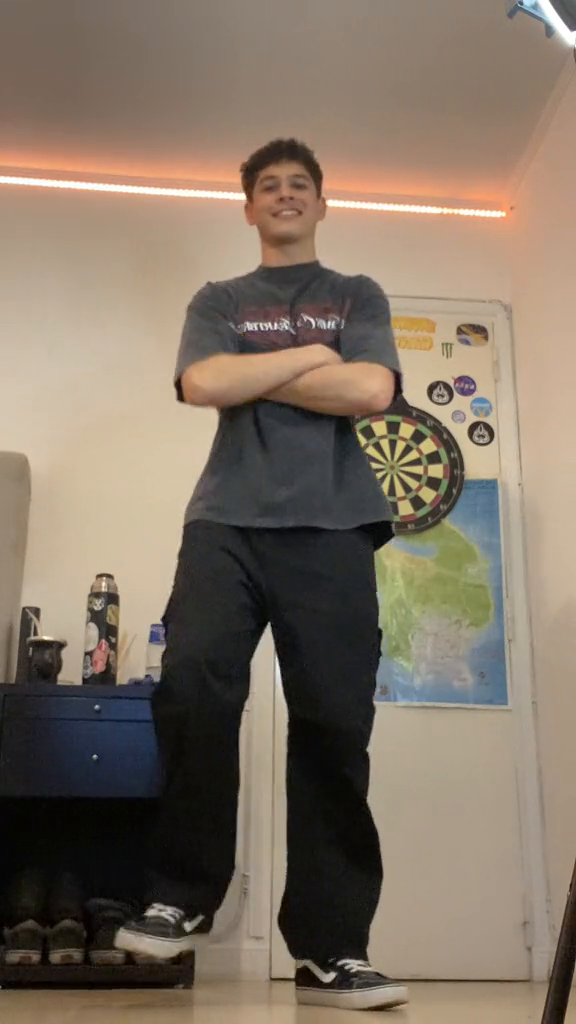
#> input picture frame 36 of vid2densepose/sample_videos/input_video.mp4, 576 x 1024 px, given in place of girl_kemu3_768_dense.mp4, which was not available
$ python extract_frame.py
#> lines starting #> are read from the running program, lines starting #| are printed output that depends on the picture
import cv2
import os

# 按step抽取mp4的帧保存到一个新文件夹中
# 视频文件路径
video_path = '/raid/cvg_data/lurenjie/animatediff-cli-prompt-travel/projects/girl_kemu3/girl_kemu3_768_dense.mp4'
# 保存帧的文件夹路径
output_folder = '/raid/cvg_data/lurenjie/animatediff-cli-prompt-travel/projects/girl_kemu3/dense_images'
# 指定的步长
step = 1
# 指定的帧缩放尺寸
target_width = 768
target_height = 1024

# 创建保存帧的文件夹
if not os.path.exists(output_folder):
    os.makedirs(output_folder)

# 打开视频文件
cap = cv2.VideoCapture(video_path)

if not cap.isOpened():
    print("无法打开视频文件")
    exit()

frame_count = 0
num = 0

while True:
    ret, frame = cap.read()
#> frame is the input picture: shape (1024, 576, 3); mean B, G, R 100.3, 115.5, 130

    if not ret:
        break

    frame_count += 1

    if frame_count % step == 0:
        # 缩放帧
        resized_frame = cv2.resize(frame, (target_width, target_height))
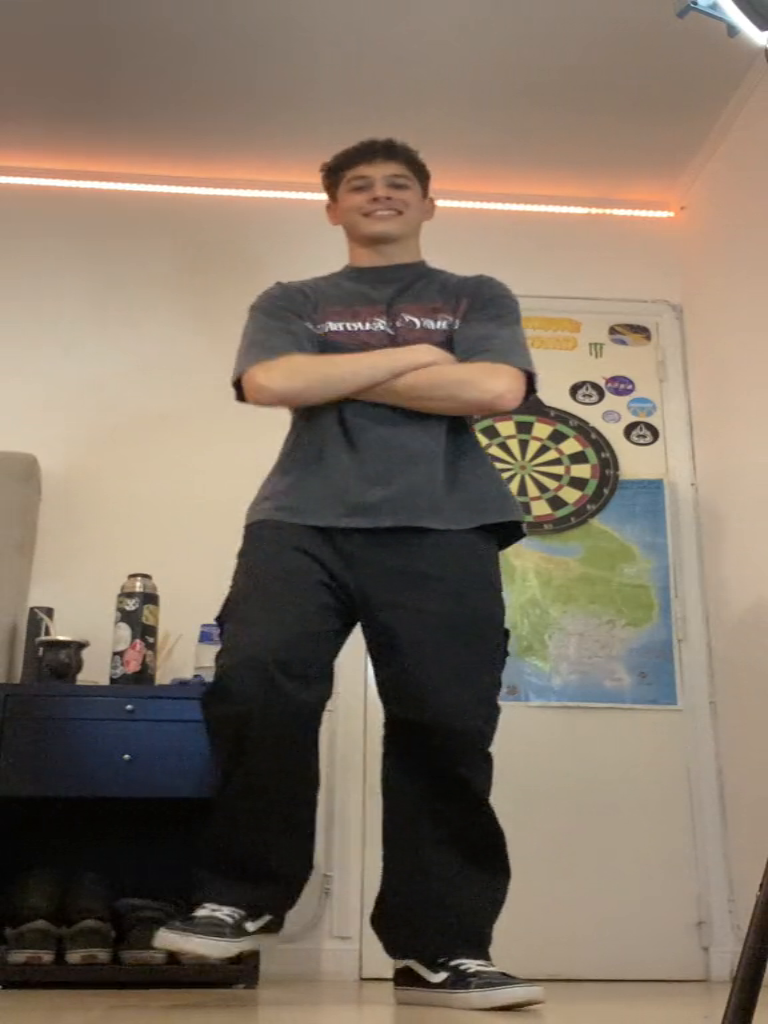
#> resized_frame: shape (1024, 768, 3); mean B, G, R 100.3, 115.5, 130
        # 生成帧文件名
        frame_filename = os.path.join(output_folder, f'{num:08}.png')
        # 保存帧
        cv2.imwrite(frame_filename, resized_frame)
        num += 1

# 释放视频对象
cap.release()
cv2.destroyAllWindows()

print(f"提取并保存了 {frame_count} 帧到文件夹 {output_folder}")

$ run again, starting later in the video
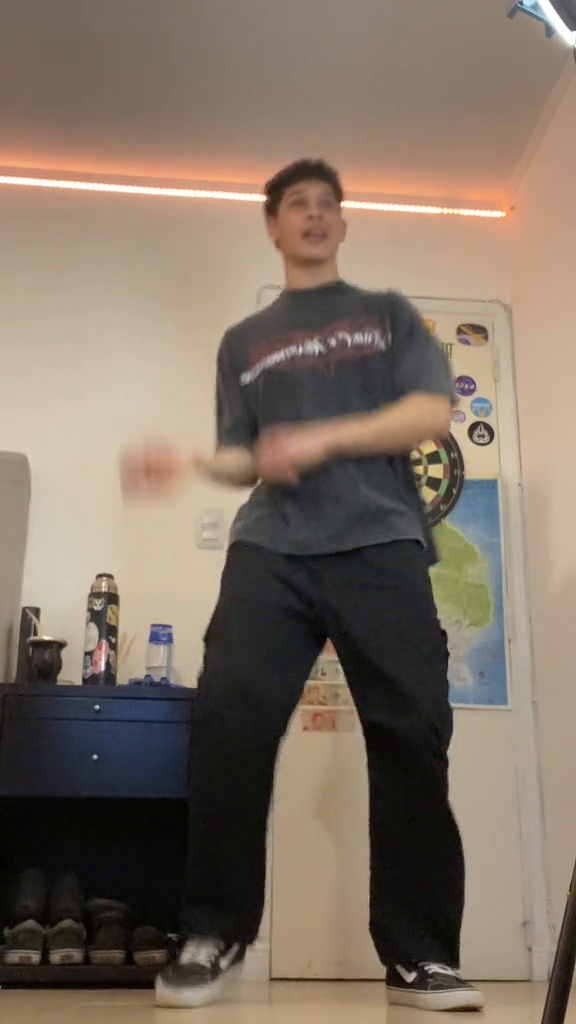
#> input picture frame 165 of vid2densepose/sample_videos/input_video.mp4, 576 x 1024 px, given in place of girl_kemu3_768_dense.mp4, which was not available
#> frame is the input picture: shape (1024, 576, 3); mean B, G, R 99.8, 113.5, 128.7
#> `resized_frame = cv2.resize(frame, (target_width, target_height))`:
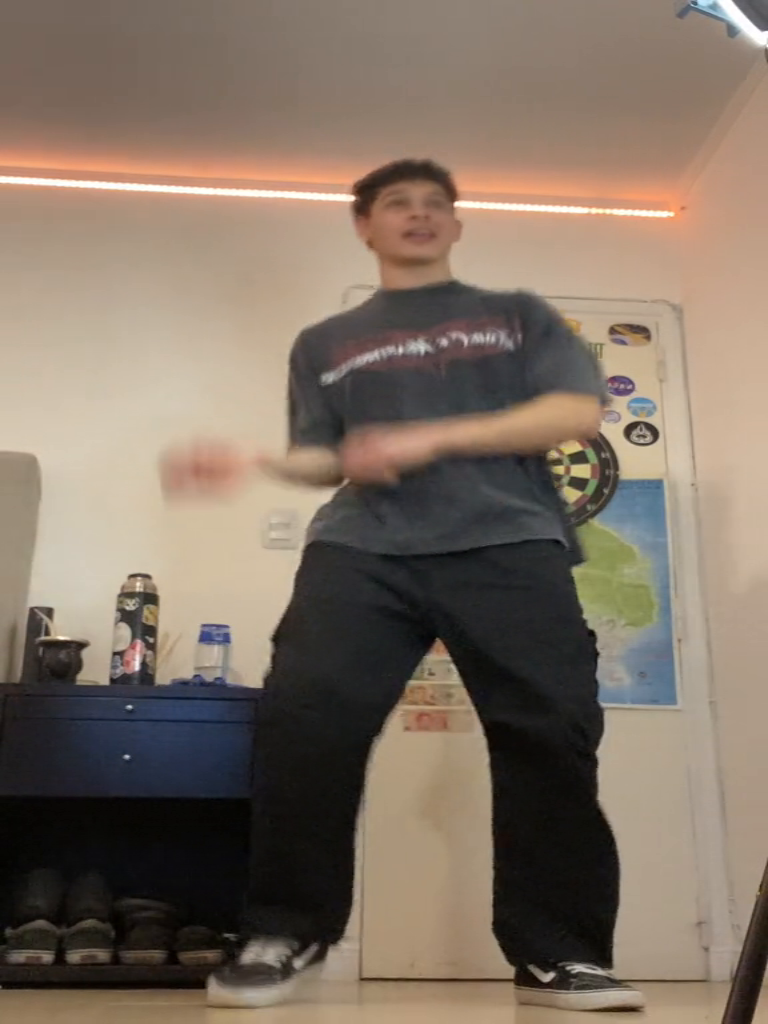
#> resized_frame: shape (1024, 768, 3); mean B, G, R 99.8, 113.6, 128.7

$ run again, starting later in the video
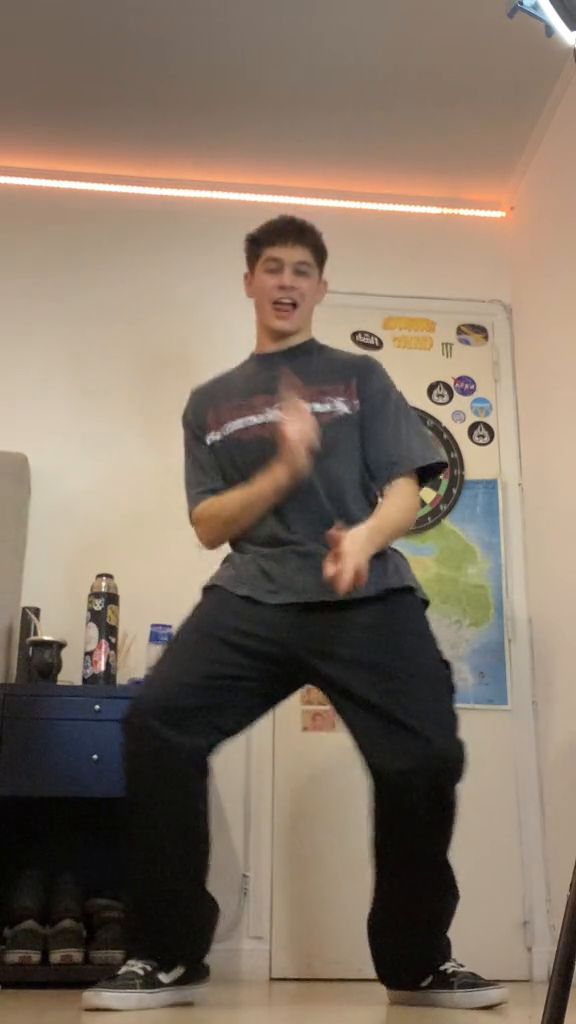
#> input picture frame 293 of vid2densepose/sample_videos/input_video.mp4, 576 x 1024 px, given in place of girl_kemu3_768_dense.mp4, which was not available
#> frame is the input picture: shape (1024, 576, 3); mean B, G, R 100.7, 115.7, 131.3
#> `resized_frame = cv2.resize(frame, (target_width, target_height))`:
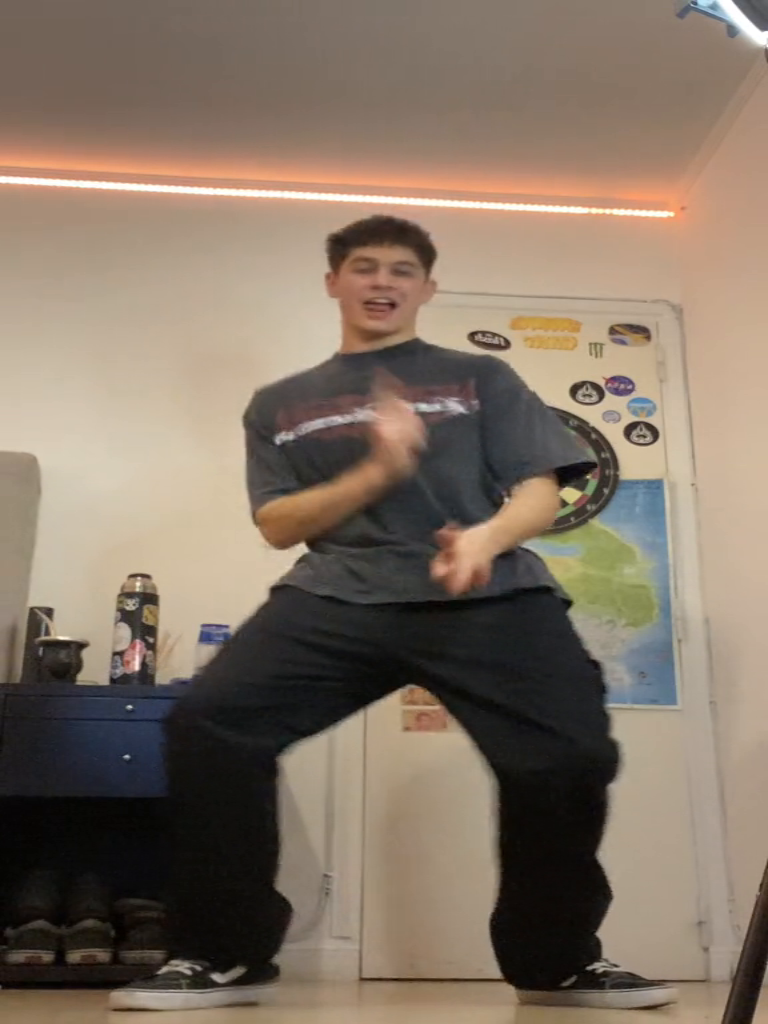
#> resized_frame: shape (1024, 768, 3); mean B, G, R 100.7, 115.7, 131.3
